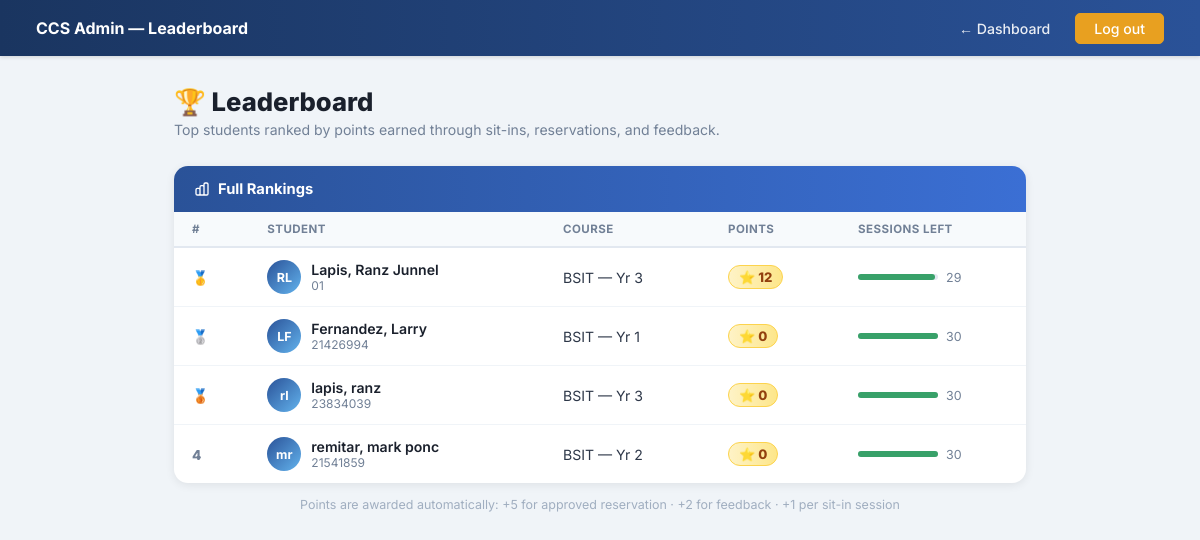
Screenshot of /admin/leaderboard (signed in) with the database file from the repository.
### tables this page shows
CREATE TABLE students (
            id             INTEGER PRIMARY KEY AUTOINCREMENT,
            idno           VARCHAR(20)  UNIQUE NOT NULL,
            lastname       VARCHAR(50)  NOT NULL,
            firstname      VARCHAR(50)  NOT NULL,
            middlename     VARCHAR(50),
            course         VARCHAR(20)  NOT NULL,
            level          VARCHAR(5)   NOT NULL,
            email          VARCHAR(100) UNIQUE NOT NULL,
            address        TEXT,
            password       VARCHAR(255) NOT NULL,
            image_filename VARCHAR(255),
            remaining_session INTEGER DEFAULT 30,
            created_at     TIMESTAMP DEFAULT CURRENT_TIMESTAMP
        , profile_image TEXT, points INTEGER DEFAULT 0);

### app.py (the view)
@app.route('/admin/leaderboard')
def admin_leaderboard():
    r = admin_required()
    if r: return r
    leaderboard = get_leaderboard()
    return render_template('leaderboard.html', leaderboard=leaderboard)

### app.py (called while the page is built)
def is_logged_in():
    return 'student_id' in session

def is_admin():
    return session.get('role') == 'admin'

def admin_required():
    if not is_logged_in() or not is_admin():
        flash('Admin access required.', 'error')
        return redirect(url_for('login'))

### dbhelper.py (called while the page is built)
def connect():
    base_path = os.path.dirname(os.path.abspath(__file__))
    db_path   = os.path.join(base_path, "sysarch.db")
    conn      = sqlite3.connect(db_path)
    conn.row_factory = sqlite3.Row
    return conn

def get_leaderboard():
    conn = connect()
    cur  = conn.cursor()
    cur.execute('''
        SELECT idno, firstname, lastname, course, level, points,
               remaining_session
        FROM students
        ORDER BY points DESC, lastname ASC
        LIMIT 20
    ''')
    rows = cur.fetchall()
    conn.close()
    return rows

### templates/leaderboard.html (shortened to what this page needs)
<!DOCTYPE html>
<html lang="en">
<head>
</head>
<body>
{% from 'macros.html' import admin_nav %}
<nav class="navbar">
  <span class="navbar-brand">
    {% if session.get('role') == 'admin' %}CCS Admin — Leaderboard
    {% else %}CCS Sit-in — Leaderboard{% endif %}
  </span>
  <div class="navbar-links">
    <a href="{{ url_for('dashboard') }}" class="nav-btn">← Dashboard</a>
    <a href="{{ url_for('logout') }}" class="nav-btn logout">Log out</a>
  </div>
</nav>
<div class="page-wrap">
  <div class="page-title">🏆 Leaderboard</div>
  <div class="page-sub">Top students ranked by points earned through sit-ins, reservations, and feedback.</div>
  <div class="card">
    <div class="card-header">
      Full Rankings
    </div>
    {% if leaderboard %}
    <table class="lb-table">
      <thead>
        <tr>
          <th>#</th>
          <th>Student</th>
          <th>Course</th>
          <th>Points</th>
          <th>Sessions Left</th>
        </tr>
      </thead>
      <tbody>
        {% for s in leaderboard %}
        {% set is_me = (session.get('role') == 'student' and session.get('student_id') == s.idno) %}
        <tr {% if is_me %}class="me"{% endif %}>
          <td>
            <span class="rank-num {% if loop.index==1 %}top1{% elif loop.index==2 %}top2{% elif loop.index==3 %}top3{% endif %}">
              {% if loop.index == 1 %}🥇
              {% elif loop.index == 2 %}🥈
              {% elif loop.index == 3 %}🥉
              {% else %}{{ loop.index }}{% endif %}
            </span>
          </td>
          <td>
            <div class="student-name-cell">
              <div class="mini-avatar">
                {% if s.profile_image %}
                  <img src="{{ url_for('static', filename='uploads/' + s.profile_image) }}" alt=""/>
                {% else %}
                  {{ s.firstname[0] }}{{ s.lastname[0] }}
                {% endif %}
              </div>
              <div>
                <div class="student-full-name">
                  {{ s.lastname }}, {{ s.firstname }}
                </div>
                <div class="student-course">{{ s.idno }}</div>
              </div>
            </div>
          </td>
          <td>{{ s.course }} — Yr {{ s.level }}</td>
          <td><span class="pts-badge">⭐ {{ s.points }}</span></td>
          <td>
            <div class="sessions-bar-wrap">
              {% set pct = (s.remaining_session / 30 * 100)|int %}
              <div class="sessions-bar-bg">
                <div class="sessions-bar-fill" style="width:{{ pct }}%; background:{% if pct > 50 %}#38a169{% elif pct > 20 %}#d69e2e{% else %}#e53e3e{% endif %};"></div>
              </div>
              <span style="font-size:0.78rem;color:#718096;">{{ s.remaining_session }}</span>
            </div>
          </td>
        </tr>
        {% endfor %}
      </tbody>
    </table>
    {% else %}
      <div class="empty">No students yet. Points are awarded for sit-ins, approved reservations, and feedback.</div>
    {% endif %}
  </div>
  <div style="margin-top:14px;font-size:0.78rem;color:#a0aec0;text-align:center;">
    Points are awarded automatically: +5 for approved reservation · +2 for feedback · +1 per sit-in session
  </div>
</div>
</body>
</html>

### templates/leaderboard.html (style rules this page uses)
*, *::before, *::after { box-sizing: border-box; margin: 0; padding: 0; }
body { font-family: 'Inter', sans-serif; background: #f0f4f8; min-height: 100vh; }
.navbar { background: linear-gradient(90deg, #1a3560, #2a5298); display: flex; align-items: center; justify-content: space-between; padding: 0 36px; height: 56px; box-shadow: 0 1px 4px rgba(0,0,0,0.15); position: sticky; top: 0; z-index: 100; }
.navbar-brand { color: #fff; font-size: 1rem; font-weight: 700; }
.navbar-links { display: flex; gap: 6px; align-items: center; }
.nav-btn { color: rgba(255,255,255,0.9); padding: 6px 18px; border-radius: 5px; font-size: 0.88rem; font-weight: 500; text-decoration: none; border: 1px solid transparent; transition: all 0.15s; }
.nav-btn.logout { background: #e8a020; border-color: #e8a020; color: #fff; }
.page-wrap { max-width: 900px; margin: 30px auto; padding: 0 24px; }
.page-title { font-size: 1.6rem; font-weight: 800; color: #1a202c; margin-bottom: 4px; display: flex; align-items: center; gap: 10px; }
.page-sub { font-size: 0.88rem; color: #718096; margin-bottom: 28px; }
.card { background: #fff; border-radius: 14px; box-shadow: 0 2px 10px rgba(0,0,0,.08); overflow: hidden; }
.card-header { background: linear-gradient(90deg, #2a5298, #3b6fd4); color: #fff; padding: 14px 20px; font-size: 0.92rem; font-weight: 700; display: flex; align-items: center; gap: 8px; }
.lb-table { width: 100%; border-collapse: collapse; }
.lb-table th { background: #f7fafc; padding: 10px 18px; text-align: left; font-size: 0.72rem; font-weight: 700; color: #718096; text-transform: uppercase; letter-spacing: .04em; border-bottom: 2px solid #e2e8f0; }
.lb-table td { padding: 12px 18px; border-bottom: 1px solid #f0f4f8; font-size: 0.88rem; color: #2d3748; }
.lb-table tr:last-child td { border-bottom: none; }
.rank-num { font-weight: 800; color: #718096; font-size: 0.85rem; }
.rank-num.top1 { color: #d97706; }
.rank-num.top2 { color: #64748b; }
.rank-num.top3 { color: #92400e; }
.student-name-cell { display: flex; align-items: center; gap: 10px; }
.mini-avatar { width: 34px; height: 34px; border-radius: 50%; flex-shrink: 0; background: linear-gradient(135deg, #2a5298, #63b3ed); display: flex; align-items: center; justify-content: center; font-size: 0.78rem; font-weight: 700; color: #fff; overflow: hidden; }
.student-full-name { font-weight: 600; color: #1a202c; }
.student-course { font-size: 0.75rem; color: #718096; }
.pts-badge { display: inline-flex; align-items: center; gap: 4px; background: linear-gradient(90deg,#fef3c7,#fde68a); color: #92400e; font-weight: 800; font-size: 0.82rem; padding: 3px 10px; border-radius: 20px; border: 1px solid #fcd34d; }
.sessions-bar-wrap { display: flex; align-items: center; gap: 8px; }
.sessions-bar-bg { flex: 1; background: #e2e8f0; border-radius: 4px; height: 6px; max-width: 80px; }
.sessions-bar-fill { height: 100%; border-radius: 4px; background: #38a169; }

### rows the page displays
students: firstname "R", lastname "L", lastname "Lapis", firstname "Ranz Junnel", idno "01", course "BSIT", level "3", points "12", {{ pct }} 96 (drawn), remaining_session "29"
students: firstname "L", lastname "F", lastname "Fernandez", firstname "Larry", idno "21426994", course "BSIT", level "1", points "0", {{ pct }} 100 (drawn), remaining_session "30"
students: firstname "r", lastname "l", lastname "lapis", firstname "ranz", idno "23834039", course "BSIT", level "3", points "0", {{ pct }} 100 (drawn), remaining_session "30"
students: firstname "m", lastname "r", lastname "remitar", firstname "mark ponc", idno "21541859", course "BSIT", level "2", points "0", {{ pct }} 100 (drawn), remaining_session "30"
